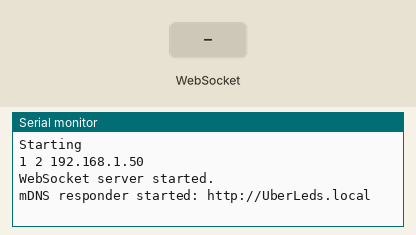
This sketch was run on a simulated ESP8266 (NodeMCU). Parts: the last lines printed to the serial monitor. The test bench sets the inputs (shaded band). WiFi joins after 1.5 s; servers stay silent unless stated; network time is answered at once with the bench clock; the local clock reads 2024-03-15 10:24:30 at power-on unless the sketch sets it.

Above: at 3.2 s.
3.3 s: WebSocket text ":" received
At 3.9 s:
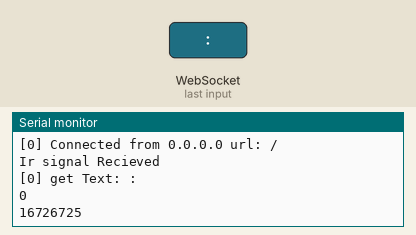
4.8 s: WebSocket text "5" received
At 6.0 s:
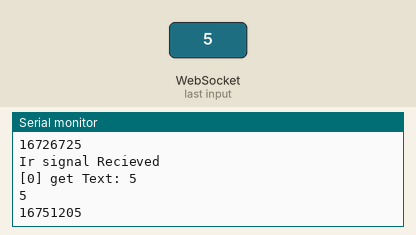
6.3 s: WebSocket text "r" received
At 7.3 s:
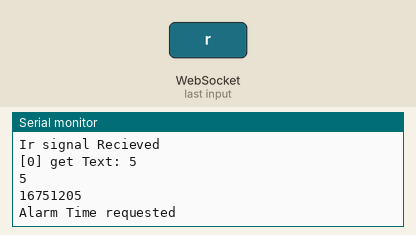
Timing chart, 0 to 9.3 s (numbered marks = the images above; inputs shaded):
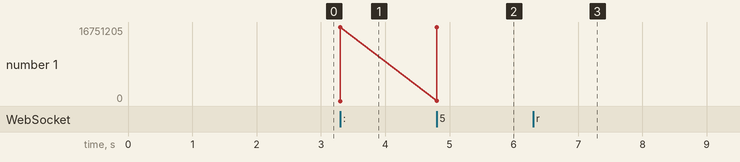

The sketch:

ESP8266WifiIrRemote.ino
```cpp
// Wifi Libraries
#include <ESP8266WiFi.h>
#include <ESP8266mDNS.h>
#include <ArduinoOTA.h>
#include <ESP8266WebServer.h>
#include <WiFiUdp.h>
#include <WebSocketsServer.h>
#include <NTPClient.h>

//IR management
#include <IRsend.h>
#include <IRrecv.h>
#include <IRutils.h>

//Number shit
#include <inttypes.h>


//Wifi vars
const char* ssid = "*******";
const char* password = "******";
const char* mdnsName = "UberLeds";
const long utcOffsetInSeconds = -18000;

//Ir Vars
const uint16_t IrLED = 14;
const uint16_t kRecvPin = 13;

//The IR Remote keycodes divided by 256
const int RemoteKey[] {
  65595, 65723, 65667, 65539,
  65563, 65691, 65699, 65571,
  65579, 65707, 65683, 65555,
  65547, 65675, 65715, 65587,
  65593, 65721, 65657, 65785,
  65561, 65689, 65625, 65753,
  65577, 65705, 65641, 65769,
  65545, 65673, 65609, 65737,
  65585, 65713, 65649, 65777,
  65553, 65681, 65617, 65745,
  65569, 65697, 65633, 65761
};

// Alarm Vars
char daysOfTheWeek[7][12] = {"Sunday", "Monday", "Tuesday", "Wednesday", "Thursday", "Friday", "Saturday"};
bool ledAlarm = false;
char * alarmTime = "00:00";
char * currentTime = "00:00";
int anotherAlarmTime;


//Wifi objects
ESP8266WebServer server(80);
WebSocketsServer webSocket(81);
WiFiUDP ntpUDP;
NTPClient timeClient(ntpUDP, "pool.ntp.org", utcOffsetInSeconds);

//Ir objects
IRrecv irrecv(kRecvPin);
IRsend irsend(IrLED);
decode_results results;

//Function
void wifiSetup();
void wifiMaintain();
void ifNotFound();

//The Webpage
char webpage[] PROGMEM = R"=====(
<html>
<head>
<meta name="viewport" content="width=device-width, initial-scale=1" />
  <script>
var Socket
//Initializing function, sets up the websocket object and retrieve the alarm time value
function initial()
    {
    console.log("initial");
    Socket = new WebSocket('ws://' + window.location.hostname + ':81/');
    Socket.onmessage = function(event)
        {
        console.log("recieved");
        console.log(event.data);
        document.getElementById("clock").value = event.data;
        }
    Socket.onopen=() => Socket.send("retrieveAlarmTime");
    }
//Sends the set time alarm Value to the socket
function sendTime()
    {
    console.log("send Time");
    Socket.send(document.getElementById("Alarm").value);
    }

<!--Sends the input on the remote-->
function sendSignal(value)
    {
    console.log("send Signal");
    Socket.send(value);
    }
  </script>
</head>
<body onload="javascript:initial()">
<!--list of buttons and inputs-->
<div class="btn-group"  style="width:100%">
    <button style="width:20%" id = "Bright" onclick="sendSignal(this.value)" value = "00" >Bright </button>
    <button style="width:20%" id = "Dim" onclick="sendSignal(this.value)" value = "01">Dim</button>
    <button style="width:20%" id = "Skip" onclick="sendSignal(this.value)" value = "02"> Skip</button>
    <button style="width:20%" id = "OnOff" onclick="sendSignal(this.value)" value = "03">On/Off </button>
</div>
<div class="btn-group"  style="width:100%">
    <button style="width:20%" id = "Red" onclick="sendSignal(this.value)" value = "04" >RED </button>
    <button style="width:20%" id = "Green" onclick="sendSignal(this.value)" value = "05">GREEN</button>
    <button style="width:20%" id = "Blue" onclick="sendSignal(this.value)" value = "06"> BLUE</button>
    <button style="width:20%" id = "White" onclick="sendSignal(this.value)" value = "07">WHITE </button>
</div>
<div class="btn-group"  style="width:100%">
    <button style="width:20%" id = "RedOrange" onclick="sendSignal(this.value)" value = "08" >RedOrange </button>
    <button style="width:20%" id = "GreenAqua" onclick="sendSignal(this.value)" value = "09">GreenAqua</button>
    <button style="width:20%" id = "BluePurple" onclick="sendSignal(this.value)" value = "10"> BluePurple</button>
    <button style="width:20%" id = "Pink" onclick="sendSignal(this.value)" value = "11">Pink </button>
</div>
<div class="btn-group"  style="width:100%">
    <button style="width:20%" id = "Orange" onclick="sendSignal(this.value)" value = "12" >Orange </button>
    <button style="width:20%" id = "Aqua" onclick="sendSignal(this.value)" value = "13">Aqua</button>
    <button style="width:20%" id = "Purple" onclick="sendSignal(this.value)" value = "14"> Purple</button>
    <button style="width:20%" id = "LightPink" onclick="sendSignal(this.value)" value = "15">LightPink </button>
</div>
<div class="btn-group"  style="width:100%">
    <button style="width:20%" id = "OrangeYellow" onclick="sendSignal(this.value)" value = "16" >OrangeYellow </button>
    <button style="width:20%" id = "CyanMoss" onclick="sendSignal(this.value)" value = "17">CyanMoss</button>
    <button style="width:20%" id = "PurpleViolet" onclick="sendSignal(this.value)" value = "18"> PurpleViolet</button>
    <button style="width:20%" id = "LightBlue" onclick="sendSignal(this.value)" value = "19">LightBlue </button>
</div>
<div class="btn-group"  style="width:100%">
    <button style="width:20%" id = "Yellow" onclick="sendSignal(this.value)" value = "20" >Yellow </button>
    <button style="width:20%" id = "Moss" onclick="sendSignal(this.value)" value = "21">Moss</button>
    <button style="width:20%" id = "Violet" onclick="sendSignal(this.value)" value = "22"> Violet</button>
    <button style="width:20%" id = "SkyBlue" onclick="sendSignal(this.value)" value = "23">SkyBlue </button>
</div>
<div class="btn-group"  style="width:100%">
    <button style="width:20%" id = "CustomRedUp" onclick="sendSignal(this.value)" value = "24" >CustomRedUp </button>
    <button style="width:20%" id = "CustomGreenUp" onclick="sendSignal(this.value)" value = "25">CustomGreenUp</button>
    <button style="width:20%" id = "CustomBlueUp" onclick="sendSignal(this.value)" value = "26"> CustomBlueUp</button>
    <button style="width:20%" id = "Quicken" onclick="sendSignal(this.value)" value = "27">Quicken </button>
</div>
<div class="btn-group"  style="width:100%">
    <button style="width:20%" id = "CustomRedDown" onclick="sendSignal(this.value)" value = "28" >CustomRedDown </button>
    <button style="width:20%" id = "CustomGreenDown" onclick="sendSignal(this.value)" value = "29">CustomGreenDown</button>
    <button style="width:20%" id = "CustomBlueDown" onclick="sendSignal(this.value)" value = "30"> CustomBlueDown</button>
    <button style="width:20%" id = "Slowen" onclick="sendSignal(this.value)" value = "31">Slowen </button>
</div>
<div class="btn-group"  style="width:100%">
    <button style="width:20%" id = "DIYColour1" onclick="sendSignal(this.value)" value = "32" >DIYColour1 </button>
    <button style="width:20%" id = "DIColour2" onclick="sendSignal(this.value)" value = "33">DIColour2</button>
    <button style="width:20%" id = "DIYColour3" onclick="sendSignal(this.value)" value = "34"> DIYColour3</button>
    <button style="width:20%" id = "Auto" onclick="sendSignal(this.value)" value = "35">Auto </button>
</div>
<div class="btn-group"  style="width:100%">
    <button style="width:20%" id = "DIY4" onclick="sendSignal(this.value)" value = "36" >DIY4 </button>
    <button style="width:20%" id = "DIY5" onclick="sendSignal(this.value)" value = "37">DIY5</button>
    <button style="width:20%" id = "DIY6" onclick="sendSignal(this.value)" value = "38"> DIY6</button>
    <button style="width:20%" id = "FLASH" onclick="sendSignal(this.value)" value = "39">FLASH </button>
</div>
<div class="btn-group"  style="width:100%">
    <button style="width:20%" id = "JUMP3" onclick="sendSignal(this.value)" value = "40" >JUMP3</button>
    <button style="width:20%" id = "JUMP7" onclick="sendSignal(this.value)" value = "41">JUMP7</button>
    <button style="width:20%" id = "FADE3" onclick="sendSignal(this.value)" value = "42"> FADE3</button>
    <button style="width:20%" id = "FADE7" onclick="sendSignal(this.value)" value = "43">FADE7 </button>
</div>
<div class="slidecontainer">
<!-- //Send and Display Alarm time -->
  <input type="time" oninput="sendTime()" class ="clock" id="Alarm">
  <textarea id="clock"> </textarea>
</div>
</form>
</body>
</html>
)=====";


//Interpretting Websocket Event data
void webSocketEvent(uint8_t num, WStype_t type, uint8_t * payload, size_t length)
{
    switch (type)
    {
        case WStype_DISCONNECTED:             // if the websocket is disconnected
            Serial.printf("[%u] Disconnected!\n", num);
            break;

        case WStype_CONNECTED:
            {              // if a new websocket connection is established
            IPAddress ip = webSocket.remoteIP(num);
            Serial.printf("[%u] Connected from %d.%d.%d.%d url: %s\n", num, ip[0], ip[1], ip[2], ip[3], payload);
            }
            break;

          case WStype_TEXT:
            {
    //If the payload is an alarm time
                if(payload[2]==':')
                  {
    //Replace the global variable, alarmTime, with the payload
                for(int i =0;i<5;i++)
                    {
                    alarmTime[i] = payload[i];
                    }
                Serial.printf("[%u] get Text: %s\n", num, payload);
    //Send back the alarmTime
                webSocket.broadcastTXT(alarmTime, sizeof(alarmTime)+1);
    //Take the last two numbers of the payload into the third and fourth characters
                for(int i =0;i<2;i++)
                      {
                      alarmTime[i+2] = payload[i+3];
                      }
    //Terminate the alarmTime and move it into an integer representation
                alarmTime[4] = 0;
                anotherAlarmTime = atoi(alarmTime);
                Serial.println("Alarm Time Recieved");
                Serial.println(alarmTime);
    //If the payload is requesting the alarmTime already set
                  } else if(payload[0]=='r')
                      {
                        //Turn the alarm back into a normal alarm time with a colon
                        Serial.println("Alarm Time requested");
                        if(alarmTime[2] != ':')
                        {
                          alarmTime[4] = alarmTime[3];
                          alarmTime[3] = alarmTime[2];
                          alarmTime[2] = ':';
                        }
                      webSocket.broadcastTXT(alarmTime, sizeof(alarmTime)+1);
                      }else
    //if it is not an alarmTime or an alarm Time request, it will be an IR mesage
                        {
                          Serial.println("Ir signal Recieved");
                        Serial.printf("[%u] get Text: %s\n", num, payload);
                        int code =  atoi((const char*)payload);
                        printf("%" PRIu16 "\n",code);
                        printf("%" PRIu32 "\n",RemoteKey[code]*255);
                        irsend.sendNEC(RemoteKey[code]*255);
                        }
            break;
            }
    }
return;
}

void setup()
{
  Serial.begin(115200);
  Serial.println("Starting");
  wifiSetup();
  irsend.begin();
  irrecv.enableIRIn();
}


void loop()
{
wifiMaintain();
int globalHours = timeClient.getHours();
int globalMinutes = timeClient.getMinutes();
int globalTime = (globalHours*100)+globalMinutes;
//if the set alarm time equals the global alarm time, turn the controller on and off
if(globalTime == anotherAlarmTime && ledAlarm == false)
    {
    irsend.sendNEC(RemoteKey[3]*255);
    ledAlarm =true;
    } else
    if(globalTime != anotherAlarmTime && ledAlarm == true )
        {
        ledAlarm = false;
        }


//If you recieve results then print them, used for debugging
if (irrecv.decode(&results))
  {
  Serial.println('\n');
  serialPrintUint64(results.value, HEX);
  Serial.println('\n');
  irrecv.resume();  // Receive the next value
  }
}

//Starting Wifi Protocols
void wifiSetup()
{
     WiFi.begin(ssid, password);
    int i = 0;
    while (WiFi.status() != WL_CONNECTED)
    { // Wait for the Wi-Fi to connect
        delay(1000);
        Serial.print(++i); Serial.print(' ');
    }
    Serial.println(WiFi.localIP());
    timeClient.begin();
    webSocket.begin();
    webSocket.onEvent(webSocketEvent);
    Serial.println("WebSocket server started.");
    server.on("/",[](){server.send(200, "text/html",webpage);});
    server.onNotFound(ifNotFound);
    server.begin();
    MDNS.begin(mdnsName);
    Serial.print("mDNS responder started: http://");
    Serial.print(mdnsName);
    Serial.println(".local");
     ArduinoOTA.onStart([]()
              {
    Serial.println("Arduino OTA started");
              });
    ArduinoOTA.begin();

}

//Functions needed to maintain the wifi conections
void wifiMaintain()
{
    timeClient.update();
    MDNS.update();
    server.handleClient();
    ArduinoOTA.handle();
    webSocket.loop();
}

//Handling wifi not found
void ifNotFound(){
  server.send(404,"text/plain", "404: Not Found");
  }
```

Measured:
- after the input at 3.3 s, the serial monitor: prints a new line at once (image 1)
- after the input at 4.8 s, the serial monitor: prints a new line at once (image 2)
- after the input at 6.3 s, the serial monitor: prints a new line at once (image 3)
- plotted number 1: 16726725 → 16751205 after the input at 4.8 s
